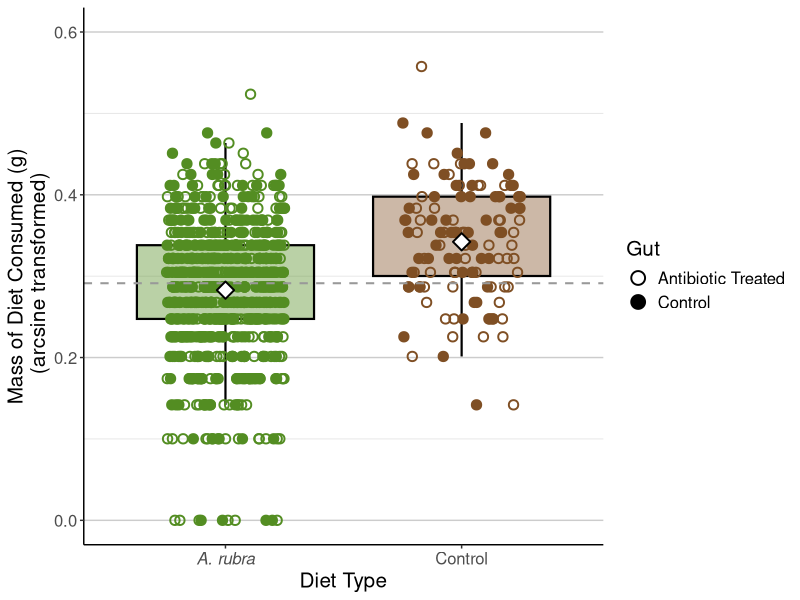
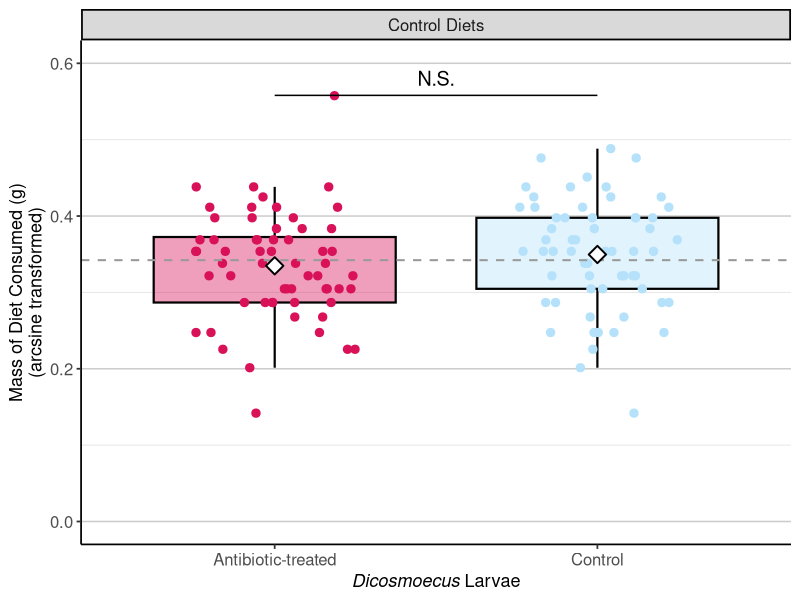
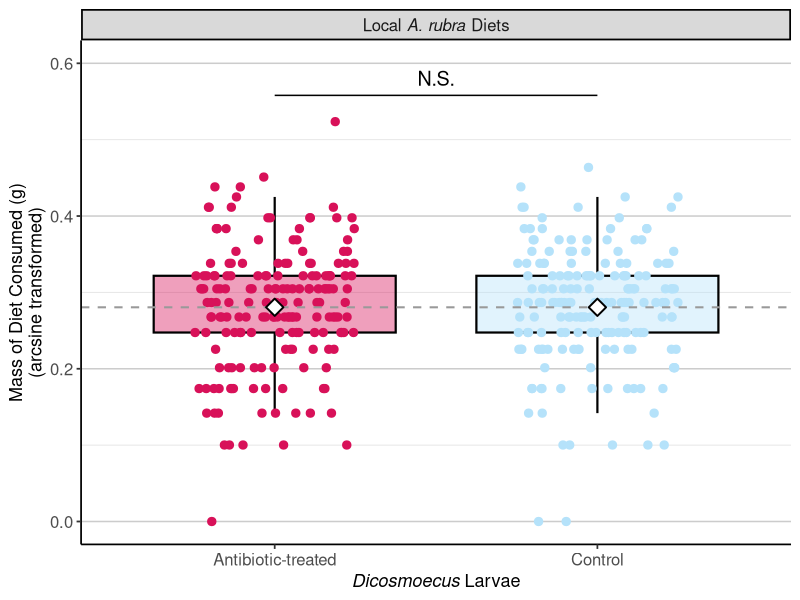
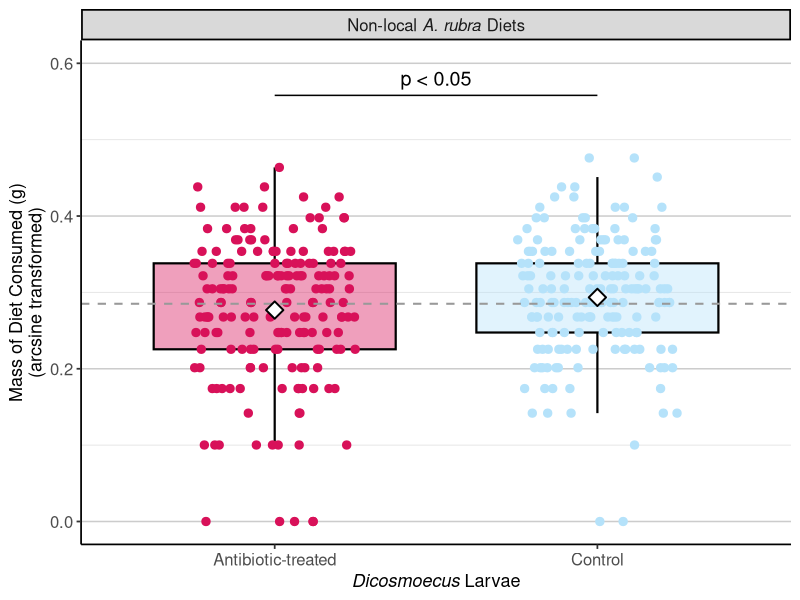
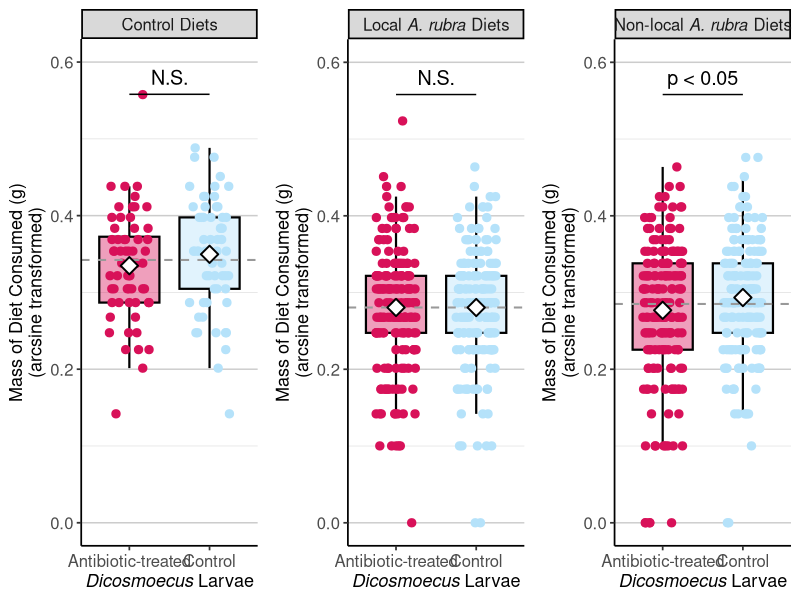
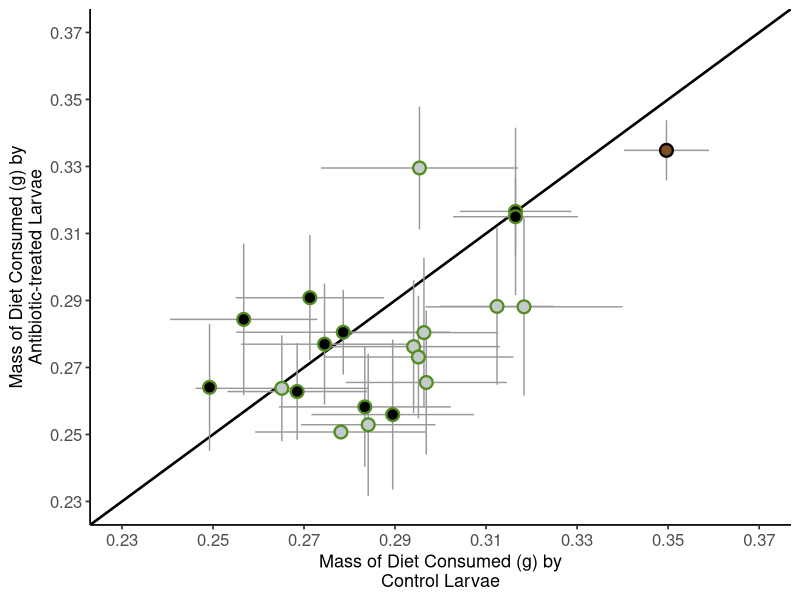
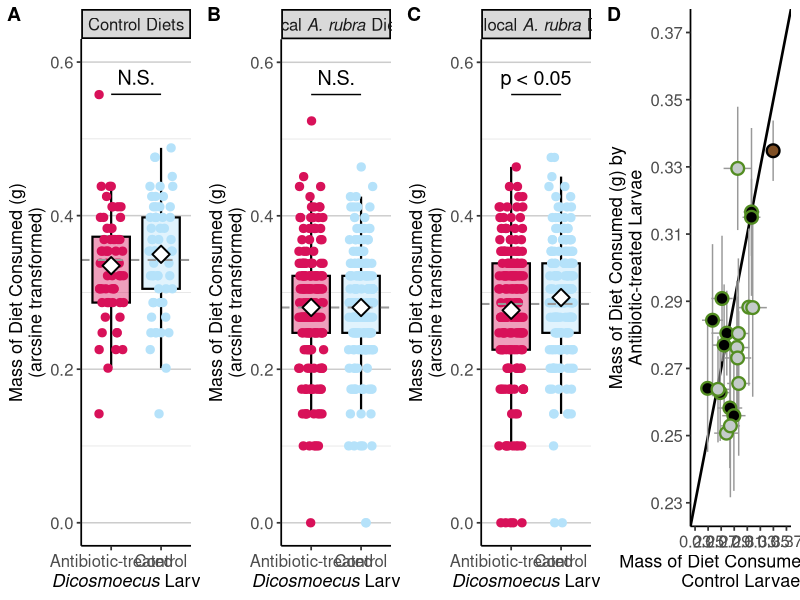
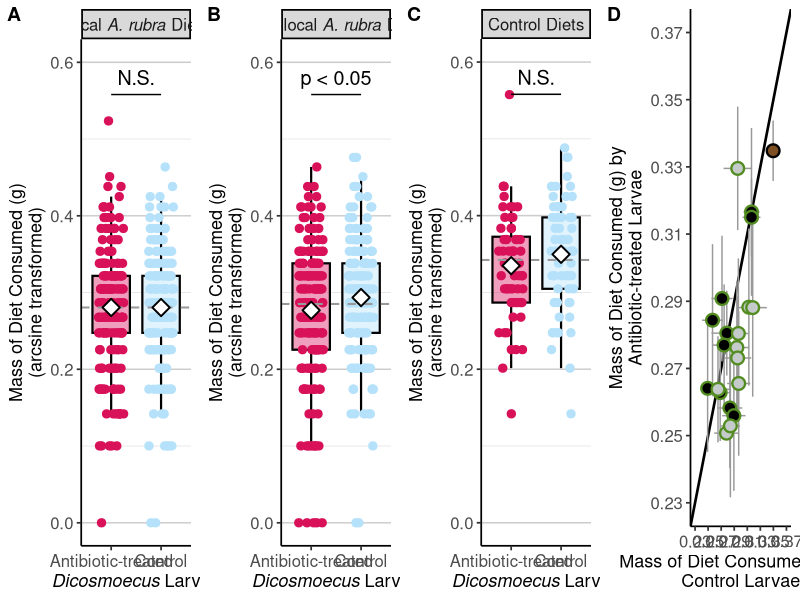

Generate these figures, in order, with R:
#July 2026
library(ggplot2)
library(emmeans)

#setwd
setwd("/Users/jrdickey/Documents/UCSD_EBE_PostDoc/Mentee_Materials/Dahlia_Loomis/Caddisfly_HFA/Diet_analysis")

#read in data
newdat<-read.csv(file="GOAL_4_PLATE_WEIGHT_Nov25_2024.csv")
str(newdat)
newdat$Mass.Consumed_1<-as.numeric(newdat$Mass.Consumed_1)
newdat1<-na.omit(newdat) #removing NAs, 838 x 12
table(newdat1$Treatment) #420 x 418

#arc sin transform
mass.cons.t<-sqrt(newdat1$Mass.Consumed_1)
mass.cons.t.arcsin<-asin(mass.cons.t)
newdat2<-cbind(newdat1,mass.cons.t.arcsin)

#convert to factor
newdat2$SAMPLE<-as.factor(newdat2$SAMPLE)

#make composite variable with Treatment and Home.Away
metab.treat<-newdat2$Home.Away

metab.treat<-replace(metab.treat,metab.treat=="H","Local")
metab.treat<-replace(metab.treat,metab.treat=="A","Non-local")
metab.treat<-replace(metab.treat,metab.treat=="C","Control")

Metab2.treat<-newdat2$Home.Away

Metab2.treat<-replace(Metab2.treat,Metab2.treat=="H","A. rubra") #Just A. rubra inbued now
Metab2.treat<-replace(Metab2.treat,Metab2.treat=="A","A. rubra") #non-location specific
Metab2.treat<-replace(Metab2.treat,Metab2.treat=="C","Control")

newdat3<-cbind(newdat2,metab.treat,Metab2.treat)

newdat3$metab.treat<-factor(newdat3$metab.treat,c("Control","Local","Non-local"))
newdat3$Metab2.treat<-factor(newdat3$Metab2.treat,c("A. rubra","Control"))

newdat3$Treatment[newdat3$Treatment=="Untreated"] <- "Control"
newdat3$Treatment<-factor(newdat3$Treatment,c("Antibiotic Treated","Control"))

library(dplyr)
newdat3 <- newdat3 %>%
  mutate(Comp_Treat = paste(Treatment, metab.treat, sep = "_"))

newdat3$Comp_Treat
table(newdat3$Comp_Treat)
str(newdat3)
newdat3$Comp_Treat<-as.factor(newdat3$Comp_Treat)

#models
library(lmerTest)
null<-lmer(mass.cons.t.arcsin~(1|SAMPLE),data=newdat3)
full<-lmer(mass.cons.t.arcsin~Comp_Treat+(1|SAMPLE),data=newdat3)

anova(null,full) #similarly, Treatment is highly significant with lmer
#null: mass.cons.t.arcsin ~ (1 | SAMPLE)
#full: mass.cons.t.arcsin ~ Comp_Treat + (1 | SAMPLE)
#npar     AIC     BIC logLik -2*log(L)  Chisq Df Pr(>Chisq)   
#null    3 -1838.2 -1824.0 922.12   -1844.2                        
#full    8 -1845.0 -1807.2 930.52   -1861.0 16.815  5   0.004864 **

anova(full)
#            Sum Sq  Mean Sq NumDF  DenDF F value  Pr(>F)   
#Comp_Treat  0.12929 0.025858     5 27.441  4.1095 0.00651 **

levels(newdat3$Comp_Treat)
library(emmeans)
treatment_means<-emmeans(full, ~Comp_Treat)
contrast_weights<-list("Away"=c(-1,1,0,0,0,0),"Control"=c(0,0,-1,1,0,0),"Home"=c(0,0,0,0,-1,1))
results<-contrast(treatment_means,method=contrast_weights)

summary(results,adjust="none")
# contrast estimate     SE   df t.ratio p.value
#Away      -0.0543 0.0178 13.2  -3.042  0.0093
#Control    0.0728 0.0178 13.2   4.079  0.0013
#Home       0.0130 0.0101 41.4   1.287  0.2053


#Fig 5:
null<-lmer(mass.cons.t.arcsin~(1|SAMPLE),data=newdat3)
full<-lmer(mass.cons.t.arcsin~Comp_Treat+(1|SAMPLE),data=newdat3)
anova(null,full)#similarly, Treatment is highly significant with lmer and I think this is what we didn't make clear in the original manuscript
anova(full)
#Comp_Treat 0.12929 0.025858     5 27.441  4.1095 0.00651 **

levels(newdat3$Comp_Treat)
treatment_means<-emmeans(full,~Comp_Treat)
contrast_weights<-list("antibiotic caddies"=c(1,-0.5,-0.5,0,0,0),"untreated caddies"=c(0,0,0,1,-0.5,-0.5))
cw_rubraonly<-list("irrespective_gutcond"=c(0, 1, -1, 0, 1, -1)) #contrast irrespective of gut microbiome, local vs non local
results<-contrast(treatment_means,method=contrast_weights)
summary(results,adjust="none") 
# antibiotic caddies   0.0561 0.0171 12.3   3.279  0.006
# untreated caddies    0.0626 0.0171 12.3   3.660  0.0031

results<-contrast(treatment_means,method=cw_rubraonly)
summary(results,adjust="none")
# irrespective_gutcond -0.00938 0.0164 18  -0.571  0.5754

#Fig. 6
null<-lmer(mass.cons.t.arcsin~(1|SAMPLE),data=newdat3)
full<-lmer(mass.cons.t.arcsin~Comp_Treat+(1|SAMPLE),data=newdat3)
anova(null,full)#similarly, Treatment is highly significant with lmer
anova(full)
#Comp_Treat 0.12929 0.025858     5 27.441  4.1095 0.00651 **

levels(newdat3$Comp_Treat)
treatment_means<-emmeans(full,~Comp_Treat)
contrast_weights<-list("Non-local"=c(-1,1,0,0,0,0),"Control"=c(0,0,-1,1,0,0),"Local"=c(0,0,0,0,-1,1))
contrast_weights<-list("Non-local"=c(0,0,-1,0,0,1),"Control"=c(-1,0,0,1,0,0),"Local"=c(0,-1,0,0,1,0))
results<-contrast(treatment_means,method=contrast_weights)
summary(results,adjust="none")
# contrast  estimate     SE   df t.ratio p.value
# Non-local  1.67e-02 0.00839 814   1.987  0.0472
# Control    1.48e-02 0.01450 814   1.024  0.3060
# Local     -5.15e-05 0.00836 814  -0.006  0.9951


#Plotting
newdat3_means <- newdat3 %>%
  group_by(Metab2.treat) %>% #a.rubra vs control
  summarise(mean_y = mean(mass.cons.t.arcsin, na.rm = TRUE)) #mean

newdat3_meansb <- newdat3 %>%
  group_by(Metab2.treat, Treatment) %>%
  summarise(
    mean_y = mean(mass.cons.t.arcsin, na.rm = TRUE),
    .groups = "drop"
  )

#  Metab2.treat mean_y
# A. rubra      0.283
# Control       0.342

grpmean<-mean(newdat3$mass.cons.t.arcsin) #0.29

library(ggplot2)
ggplot(newdat3, aes(x = Metab2.treat, y = mass.cons.t.arcsin)) +
  
  geom_boxplot(
    aes(fill = Metab2.treat),
    color = "black", alpha = 0.4, linewidth = 0.75,
    outliers = FALSE, fatten = NULL) +
  
  geom_jitter(
    aes(fill = Metab2.treat, color = Metab2.treat, shape = Treatment),
    width = 0.25, height = 0, size = 2.5, alpha = 1, stroke = 1) +
  
  geom_hline(yintercept = grpmean, linetype = "dashed",
             color = "grey60", linewidth = 0.7) +
  geom_point(
    data = newdat3_means,
    aes(x = Metab2.treat, y = mean_y),
    shape = 23, size = 4, fill = "white", color = "black", stroke = 1) +
    scale_fill_manual(values = c("A. rubra" = "#538d22", "Control" = "#7f4f24")) +
    scale_color_manual(values = c("A. rubra" = "#538d22", "Control" = "#7f4f24")) +
    scale_shape_manual(values = c("Control" = 21, "Antibiotic Treated" = 1),
                     labels = c("Control" = "Control", "Antibiotic Treated" = "Antibiotic Treated")) +
    scale_x_discrete(labels = c("A. rubra" = expression(italic("A. rubra")),
                              "Control"  = "Control")) +
    guides(fill  = "none", color = "none", shape = guide_legend( title = "Gut",
                                                               override.aes = list(
                                                                 fill  = c(NA, "black"),
                                                                 color = c("black", "black"),
                                                                 size  = 4))) +
  scale_y_continuous(limits=c(0,0.6),breaks=c(0.0,0.2,0.4,0.6))+
  
  theme_classic() +
  
  labs(y = "Mass of Diet Consumed (g)\n (arcsine transformed)",
       x = "Diet Type") +
  theme(legend.position = "right",
        axis.text.x  = element_text(size = 12),
        text         = element_text(size = 15),
        panel.grid.major.y = element_line(color = "grey80", linewidth = 0.5),
        panel.grid.minor.y = element_line(color = "grey90", linewidth = 0.3))

#treatment cols
treatment_colors <- c("Antibiotic Treated" = "#d81159", "Control" = "#b5e2fa")

#diet type
diet_type_fill  <- c(Control = "#7f4f24", Local = "black",   "Non-local" = "#C4CBCA")
diet_type_color <- c(Control = "black",   Local = "#538d22", "Non-local" = "#538d22")

#rename some things
# newdat3$metab.treat <- as.character(newdat3$metab.treat)
# newdat3$metab.treat[newdat3$metab.treat == "Home"] <- "Local"
# newdat3$metab.treat[newdat3$metab.treat == "Away"] <- "Non-local"
# newdat3$Treatment <- as.character(newdat3$Treatment)
# 
# plot_dat <- newdat3 %>% mutate(
#   metab.treat = factor(metab.treat, levels = c("Control", "Local", "Non-local")),
#   Treatment = factor(Treatment,   levels = c("Antibiotic Treated", "Control")))

plot_dat <- newdat3 

#Per-Treatment x diet means -> white diamond black outline
group_means <- plot_dat %>%
  group_by(metab.treat, Treatment) %>%
  summarise(mean_y = mean(mass.cons.t.arcsin), .groups = "drop")

#Overall per-diet mean (collapsed across Treatment) -> dashed grey line from Sara's fig
diet_means <- plot_dat %>%
  group_by(metab.treat) %>%
  summarise(mean_y = mean(mass.cons.t.arcsin), .groups = "drop")

panel_titles <- c(Control = "Control Diets", Local = "Local A. rubra Diets", `Non-local` = "Non-local A. rubra Diets")

panel_titles <- c(Control = "\"Control Diets\"", Local = "\"Local \"*italic(\"A. rubra\")*\" Diets\"", `Non-local` = "\"Non-local \"*italic(\"A. rubra\")*\" Diets\"")

##Edit these based on planned-contrast p-values differ
sig_labels <- c(Control = "N.S.", Local = "N.S.", `Non-local` = "p < 0.05")

y_max <- 0.6   #Edit if need be, but max is 0.6

make_violin_panel <- function(diet_level) {
  
  dat_sub <- plot_dat %>%
    filter(metab.treat == diet_level) %>%
    mutate(panel_label = panel_titles[[diet_level]])
  
  means_sub <- group_means %>%
    filter(metab.treat == diet_level) %>%
    mutate(panel_label = panel_titles[[diet_level]])
  
  hline_y   <- diet_means$mean_y[diet_means$metab.treat == diet_level]
  bracket_y <- y_max * 0.93
  
  ggplot(dat_sub, aes(x = Treatment, y = mass.cons.t.arcsin)) +
    facet_wrap(~ panel_label, labeller = label_parsed) + 
    
    geom_boxplot(aes(fill = Treatment), color = "black",
                alpha = 0.4, linewidth = 0.75, outliers = FALSE, fatten = NULL) +
    
    geom_jitter(aes(color = Treatment), width = 0.25, height = 0,
                size = 2.5, alpha = 1) +
    
    geom_hline(yintercept = hline_y, linetype = "dashed",
               color = "grey60", linewidth = 0.7) +
    
    geom_point(data = means_sub, aes(x = Treatment, y = mean_y),
               shape = 23, size = 4, fill = "white", color = "black", stroke = 1) +
    
    annotate("segment", x = 1, xend = 2, y = bracket_y, yend = bracket_y,
             linewidth = 0.5) +
    
    annotate("text", x = 1.5, y = bracket_y * 1.04,
             label = sig_labels[[diet_level]], size = 5) +
    
    scale_fill_manual(values = treatment_colors, guide = "none") +
    scale_color_manual(values = treatment_colors, guide = "none") +
    
    scale_y_continuous(limits = c(0, 0.6),
                       breaks = c(0, 0.2, 0.4, 0.6)) +
    scale_x_discrete(labels = c("Antibiotic Treated" = "Antibiotic-treated",
                                "Control" = "Control")) +
    
    labs(x = expression(italic("Dicosmoecus") ~ "Larvae"),
         y = "Mass of Diet Consumed (g)\n(arcsine transformed)") +
    
    theme_classic(base_size = 13) +
    theme(
      strip.background    = element_rect(fill = "grey85", color = "black"),
      strip.text = element_text(size = 12),
      panel.grid.major.y = element_line(color = "grey80", linewidth = 0.5),
      panel.grid.minor.y = element_line(color = "grey90", linewidth = 0.3),
      axis.text.x  = element_text(size = 12),
      axis.text.y = element_text(size = 12)
    )
} # weird way to do this but whatever

panel_A <- make_violin_panel("Control")
panel_B <- make_violin_panel("Local")
panel_C <- make_violin_panel("Non-local")

panel_A
panel_B
panel_C

library(cowplot)
library(tidyverse)
plot_grid(panel_A,panel_B,panel_C, nrow=1, ncol =3)

#D
str(plot_dat) #838 x 17

sample_summary <- plot_dat %>%
  group_by(SAMPLE, metab.treat, Treatment) %>%
  summarise(
    mean_y = mean(mass.cons.t.arcsin),
    se_y   = sd(mass.cons.t.arcsin) / sqrt(n()),
    .groups = "drop"
  )

sample_wide <- sample_summary %>%
  pivot_wider(
    id_cols     = c(SAMPLE, metab.treat),
    names_from  = Treatment,
    values_from = c(mean_y, se_y)
  ) %>%
  
  rename(
    mean_control    = `mean_y_Control`,
    se_control      = `se_y_Control`,
    mean_antibiotic = `mean_y_Antibiotic Treated`,
    se_antibiotic   = `se_y_Antibiotic Treated`
  ) %>%
  
  mutate(
    DietType = recode(as.character(metab.treat),
                      "Control" = "Control", "Local" = "Local", "Non-local" = "Non-local"),
    DietType = factor(DietType, levels = c("Control", "Local", "Non-local"))
  )

panel_D <- ggplot(sample_wide, aes(x = mean_control, y = mean_antibiotic)) +
  geom_abline(slope = 1, intercept = 0, linewidth = 0.9) +
  geom_errorbar(aes(ymin = mean_antibiotic - se_antibiotic,
                    ymax = mean_antibiotic + se_antibiotic),
                width = 0, color = "grey60") +
  geom_errorbarh(aes(xmin = mean_control - se_control,
                     xmax = mean_control + se_control),
                 height = 0, color = "grey60") +
  geom_point(aes(fill = DietType, color = DietType),
             shape = 21, size = 3.5, stroke = 1.2) +
  scale_x_continuous(limits = c(0.23, 0.37),
                     breaks = c(0.23,0.25,0.27,0.29,0.31,0.33,0.35,0.37)) +
  scale_y_continuous(limits = c(0.23, 0.37),
                     breaks = c(0.23,0.25,0.27,0.29,0.31,0.33,0.35,0.37)) +
  scale_fill_manual(name = "Diet Type", values = diet_type_fill) +
  scale_color_manual(name = "Diet Type", values = diet_type_color) +
  labs(x = "Mass of Diet Consumed (g) by\nControl Larvae",
       y = "Mass of Diet Consumed (g) by\nAntibiotic-treated Larvae") +
  theme_classic(base_size = 13) +
  theme(legend.position = "none",
        axis.text.x = element_text(size = 12),
        axis.text.y = element_text(size = 12))

panel_D
plot_grid(panel_A,panel_B,panel_C, panel_D, nrow=1, ncol =4, labels= LETTERS)
plot_grid(panel_B,panel_C,panel_A, panel_D, nrow=1, ncol =4, labels= LETTERS)
plot_grid(panel_B,panel_C,panel_A, panel_D, nrow=2, ncol =2, labels= LETTERS)
plot_grid(panel_B,panel_C, panel_D, nrow=1, ncol =3, labels= LETTERS)

# --- Prep: Away trees only, ordered LH-1 to LH-10 ---
away_dat <- newdat3 %>%
  filter(metab.treat == "Non-local") %>%
  mutate(
    Treatment = factor(Treatment, levels = c("Antibiotic Treated", "Control")),
    SAMPLE    = factor(SAMPLE, levels = paste0("LH-", 1:10))
  )

home_dat <- newdat3 %>%
  filter(metab.treat == "Local") %>%
  mutate(
    Treatment = factor(Treatment, levels = c("Antibiotic Treated", "Control")),
    SAMPLE    = factor(SAMPLE, levels = paste0("ELK-", 1:10))
  )

# Per-Treatment x SAMPLE means (diamonds)
away_means <- away_dat %>%
  group_by(SAMPLE, Treatment) %>%
  summarise(mean_y = mean(mass.cons.t.arcsin), .groups = "drop")

home_means <- home_dat %>%
  group_by(SAMPLE, Treatment) %>%
  summarise(mean_y = mean(mass.cons.t.arcsin), .groups = "drop")

# Overall mean across all Away wells (dashed line)
overall_mean <- mean(away_dat$mass.cons.t.arcsin)
overall_mean_h <- mean(home_dat$mass.cons.t.arcsin)

# --- Colors (matching main figure) ---
treatment_colors <- c("Antibiotic Treated" = "#d81159", "Control" = "#b5e2fa")

# --- Plot ---
si_violin <- ggplot(away_dat,
                    aes(x = Treatment, y = mass.cons.t.arcsin)) +
  
  #geom_boxplot(aes(fill = Treatment), color = "black",
  #            alpha = 0.4, linewidth = 0.75, outliers = FALSE, fatten = NULL) +
  
  geom_jitter(aes(fill = Treatment, color = Treatment),
              width = 0.25, height = 0,
              size = 2.5, alpha = 1, shape = 21) +
  
  geom_hline(yintercept = overall_mean, linetype = "dashed",
             color = "grey50", linewidth = 0.6) +
  
  geom_point(data = away_means,
             aes(x = Treatment, y = mean_y),
             shape = 23, size = 3.5,
             fill = "white", color = "black", stroke = 1) +
  
  facet_wrap(~ SAMPLE, nrow = 1) +
  
  scale_fill_manual(values  = treatment_colors,
                    name    = "Gut",
                    labels  = c("Antibiotic Treated", "Control")) +
  scale_color_manual(values = treatment_colors,
                     name   = "Gut",
                     labels = c("Antibiotic Treated", "Control")) +
  scale_y_continuous(limits = c(0.0, 0.6),
                     breaks = c(0.0,0.1, 0.2,0.3, 0.4, 0.5, 0.6)) +
  scale_x_discrete(labels = NULL) +   # suppress x-axis text; Treatment shown by color/legend
  
  labs(y = "Mass of Diet Consumed (g)\n(arcsine transformed)",
       x = NULL) +
  
  theme_classic(base_size = 12) +
  theme(
    strip.background    = element_rect(fill = "grey85", color = "black"),
    strip.text          = element_text(size = 12),
    axis.ticks.x        = element_blank(),
    panel.grid.major.y = element_line(color = "grey80", linewidth = 0.5),
    #panel.grid.minor.y = element_line(color = "grey90", linewidth = 0.3),
    legend.position     = "right",
    legend.title        = element_text(size = 12),
    legend.text         = element_text(size = 12),
    axis.text.x = element_text(size = 12),
    axis.text.y = element_text(size = 12)
  )

si_violin

si_violin_h <- ggplot(home_dat,
                      aes(x = Treatment, y = mass.cons.t.arcsin)) +

  #geom_boxplot(aes(fill = Treatment), color = "black",
  #            alpha = 0.4, linewidth = 0.75, outliers = FALSE, fatten = NULL) +
  
  geom_jitter(aes(fill = Treatment, color = Treatment),
              width = 0.25, height = 0,
              size = 2.5, alpha = 1, shape = 21) +
  
  geom_hline(yintercept = overall_mean_h, linetype = "dashed",
             color = "grey50", linewidth = 0.6) +
  
  geom_point(data = home_means,
             aes(x = Treatment, y = mean_y),
             shape = 23, size = 3.5,
             fill = "white", color = "black", stroke = 1) +
  
  facet_wrap(~ SAMPLE, nrow = 1) +
  
  scale_fill_manual(values  = treatment_colors,
                    name    = "Gut",
                    labels  = c("Antibiotic Treated", "Control")) +
  scale_color_manual(values = treatment_colors,
                     name   = "Gut",
                     labels = c("Antibiotic Treated", "Control")) +
  scale_y_continuous(limits = c(0.0, 0.6),
                     breaks = c(0.0,0.1, 0.2,0.3, 0.4, 0.5, 0.6)) +
  scale_x_discrete(labels = NULL) +   # suppress x-axis text; Treatment shown by color/legend
  
  labs(y = "Mass of Diet Consumed (g)\n(arcsine transformed)",
       x = NULL) +
  
  theme_classic(base_size = 12) +
  theme(
    strip.background    = element_rect(fill = "grey85", color = "black"),
    strip.text          = element_text(size = 12),
    axis.ticks.x        = element_blank(),
    panel.grid.major.y  = element_line(color = "grey80", linewidth = 0.3),
    legend.position     = "right",
    legend.title        = element_text(size = 12),
    legend.text         = element_text(size = 12),
    axis.text.x = element_text(size = 12),
    axis.text.y = element_text(size = 12)
  )

si_violin_h


###
ar_wide <- sample_wide %>%
  filter(metab.treat %in% c("Local", "Non-local"))   # n = 20 trees

# Spearman rank correlation
cor.test(ar_wide$mean_control,
         ar_wide$mean_antibiotic,
         method = "spearman",
         exact  = FALSE) 

newdat3 <- newdat3 %>% #raw mass consumed in mg and percent consumed
  mutate(
    mass_mg      = Mass.Consumed_1 * 1000,        # grams -> mg
    pct_consumed = pmax(0, as.numeric(X..Consumed))
  )

ff<-newdat3 %>%
  group_by(SAMPLE) %>%
  summarise(
    mean_arcsin = mean(mass.cons.t.arcsin),
    mean_mg     = mean(mass_mg),
    count_l = length(mass_mg),
    std = sd(mass_mg),
    se = std/sqrt(count_l),
    .groups = "drop"
  )

as.data.frame(ff)

ss<-newdat3 %>% #gray dashed lines for panel abc
  group_by(metab.treat) %>%
  summarise(
    mean_arcsin = mean(mass.cons.t.arcsin),
    mean_mg     = mean(mass_mg),
    count_l = length(mass_mg),
    std = sd(mass.cons.t.arcsin),
    se = std/sqrt(count_l),
    .groups = "drop"
  )

as.data.frame(ss)

ff1<-newdat3 %>% #values of white daimonds
  group_by(metab.treat, Treatment) %>%
  summarise(
    mean_arcsin = mean(mass.cons.t.arcsin),
    mean_pct    = mean(pct_consumed),
    mean_mg     = mean(mass_mg),
    .groups = "drop"
  ) %>%
  arrange(metab.treat, Treatment)

as.data.frame(ff1)

newdat3 %>%
  group_by(Metab2.treat) %>%
  summarise(
    mean_arcsin = mean(mass.cons.t.arcsin),
    mean_pct    = mean(pct_consumed),
    mean_mg     = mean(mass_mg),
    .groups = "drop"
  ) %>%
  arrange(Metab2.treat)

away_summ <- newdat3 %>%
  filter(metab.treat == "Non-local") %>%
  group_by(Treatment) %>%
  summarise(mean_pct = mean(pct_consumed), mean_mg = mean(mass_mg), .groups = "drop")

print(away_summ)

away_diff_pct <- away_summ %>%
  pivot_wider(names_from = Treatment, values_from = c(mean_pct, mean_mg)) %>%
  mutate(
    diff_pct_consumed = `mean_pct_Antibiotic Treated` - `mean_pct_Control`,
    pct_less          = ((`mean_pct_Control` - `mean_pct_Antibiotic Treated`) /
                           `mean_pct_Control`) * 100
  )

print(away_diff_pct)

diet_summ <- newdat3 %>%
  group_by(Metab2.treat) %>%
  summarise(mean_pct = mean(mass.cons.t.arcsin),
            std = sd(mass.cons.t.arcsin),
            se = std/sqrt(length(mass.cons.t.arcsin)),
            mean(pct_consumed), 
            mean_mg = mean(mass_mg), .groups = "drop")

print(diet_summ)

# % less consumed on A. rubra vs control diet
arubra_mean  <- mean(newdat3$pct_consumed[newdat3$metab.treat != "Control"])
control_mean <- mean(newdat3$pct_consumed[newdat3$metab.treat == "Control"])
pct_less_arubra <- ((control_mean - arubra_mean) / control_mean) * 100
cat("A. rubra vs Control -- % less consumed:", round(pct_less_arubra, 2), "\n")
